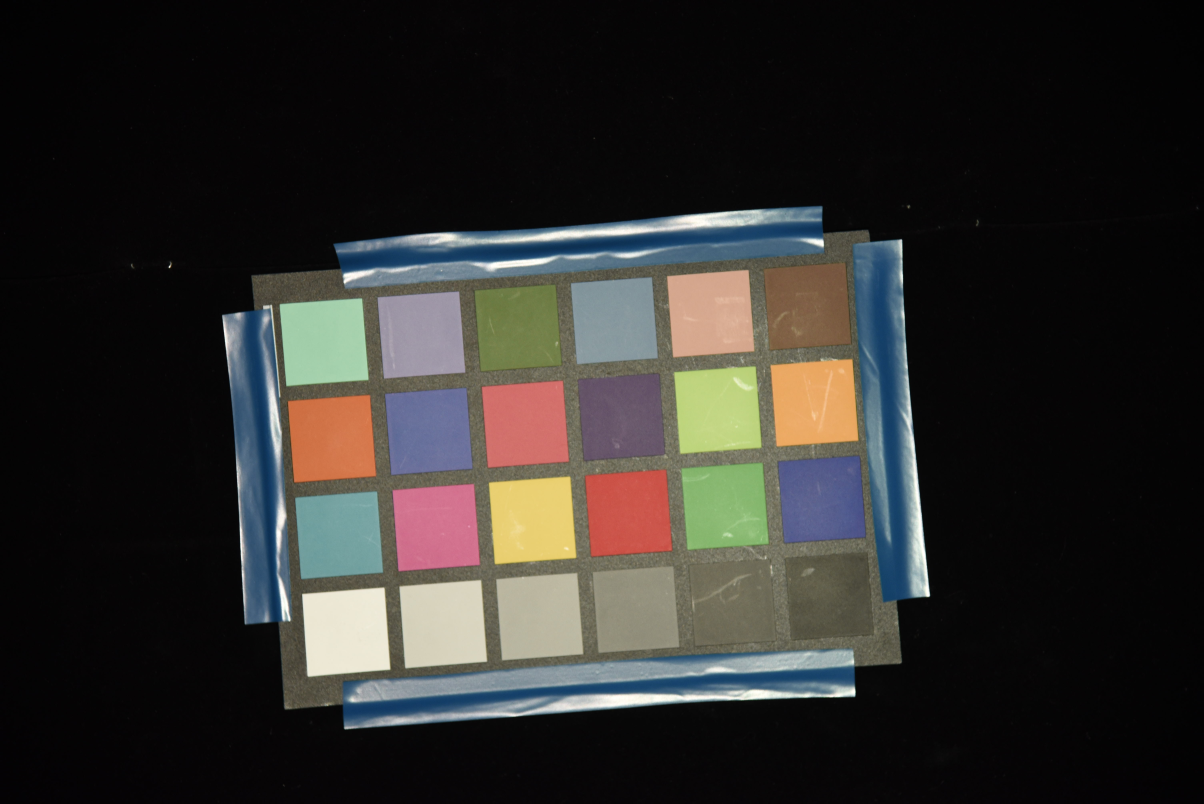
#> input picture extract.JPG, 6016 x 4016 px (shown at 1/5 size)
$ jupyter execute --allow-errors sample.ipynb   (older library calls are emulated)
#> lines starting #> are read from the running program, lines starting #| are printed output that depends on the picture; after the words box and inside, x2 and y2 are one past the last pixel; in counts of white or black regions, pixels touching at a corner belong together
#> further down, img is the input picture: shape (4016, 6016, 3); mean B, G, R 42.6, 45.3, 46.7
### led_calibration.py
'''
LED property: light intensity/s *4 (RGBW)

Color Card Extraction

LED data analysis
'''

import numpy as np
import cv2
import rawpy
import exif
import math
from matplotlib import pyplot as plt


def ColorCardPosExtract(img, sample_scale=0.4, save=None, show=False):
    '''
    @img: a M*N*3 8-bit BGR img
    @sample_scale: get card value by taking average in width*sample_scale length square
    @save: save res as "save".npz
    @show: show mid steps when processing img

    @return: 3-dim array (center_x,center_y,square_width), start at bottom left, col first

    Canny get contour, find min-bounding rect, take average.
    '''
#> called with sample_scale = 0.4, save = 'extract', show = True

    (b, g, r) = cv2.split(img)
    sample_scale = sample_scale/2
    b_s = cv2.Canny(b, 20, 60)
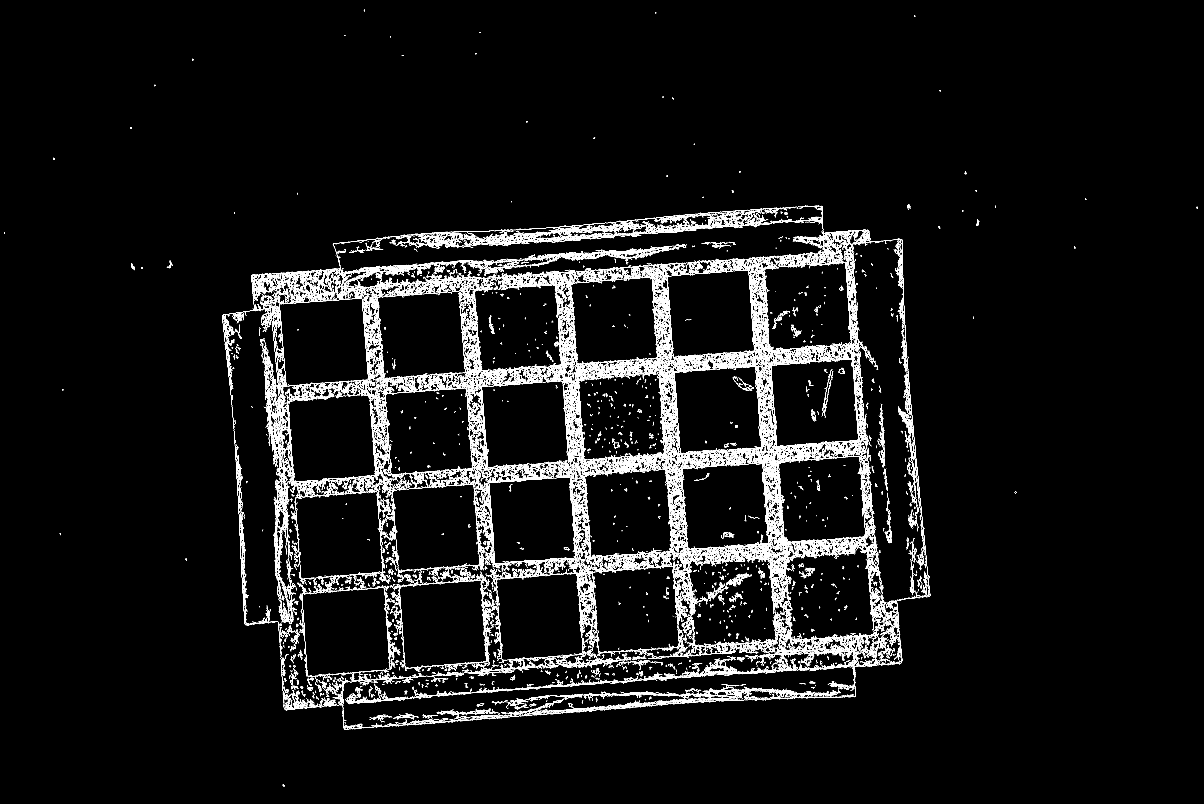
#> b_s: shape (4016, 6016) (shown at 1/5 size); 2.5% white in thin lines or dots
    g_s = cv2.Canny(g, 20, 60)
#> g_s: shape (4016, 6016); 2.4% white in thin lines or dots
    r_s = cv2.Canny(r, 20, 60)
#> r_s: shape (4016, 6016); 2.5% white in thin lines or dots
    res = cv2.add(b_s, g_s, r_s)
#> res: shape (4016, 6016); 3.3% white in thin lines or dots
    kernel = cv2.getStructuringElement(cv2.MORPH_RECT, (2, 2))
    dst = cv2.dilate(res, kernel)
#> dst: shape (4016, 6016); 6.7% white; 1545 white regions (500 under 20 px)

    contours, _ = cv2.findContours(dst, cv2.RETR_TREE, cv2.CHAIN_APPROX_SIMPLE)
#> contours = 48930 contours, 38960 with area under 20; largest, box (x1, y1, x2, y2) and area: (1110, 1028, 4652, 3649) 7903452, (1111, 1545, 4275, 3643) 690298, (4253, 1197, 4651, 3013) 393296, (1668, 1102, 4123, 1395) 308894, (1511, 2938, 1951, 3385) 169654

    for cnt in contours:
        if(cv2.contourArea(cnt) < 80000):
            cv2.fillConvexPoly(dst, cnt, 0)
#> this loop made 48930 passes
#> cnt on passes 2, 4, 7: [[1419, 3928], [1420, 3927], [1421, 3928], [1420, 3929]], [[1773, 3646], [1773, 3647], [1776, 3647], [1776, 3646]], [[1912, 3636], [1912, 3637], [1914, 3637], [1914, 3636]]
#> dst: shape (4016, 6016); 3.1% white in thin lines or dots, all inside (x1, y1, x2, y2) = (1110, 484, 5995, 3649)

    dst = 255-dst
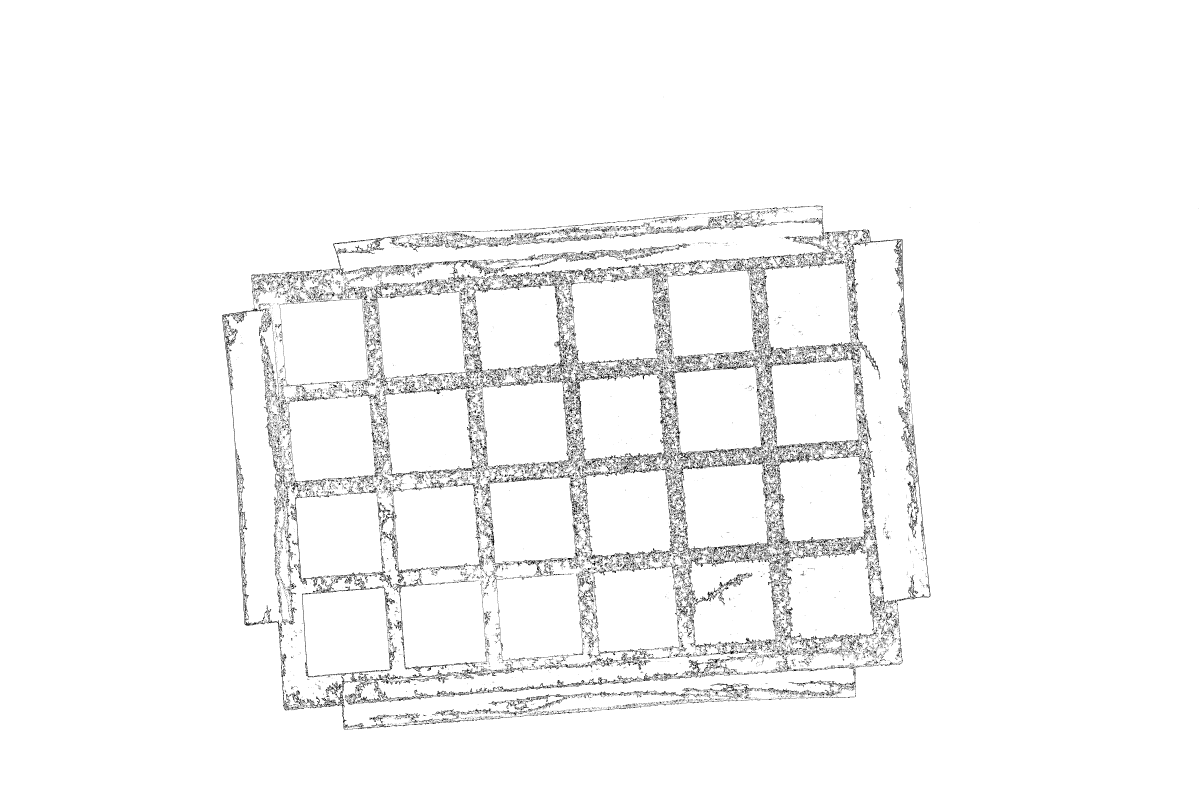
#> dst: shape (4016, 6016) (shown at 1/5 size); 96.9% white; black in thin lines or dots, all inside (x1, y1, x2, y2) = (1110, 484, 5995, 3649)

    for cnt in contours:
        if(cv2.contourArea(cnt) < 20000):
            cv2.fillConvexPoly(dst, cnt, 0)
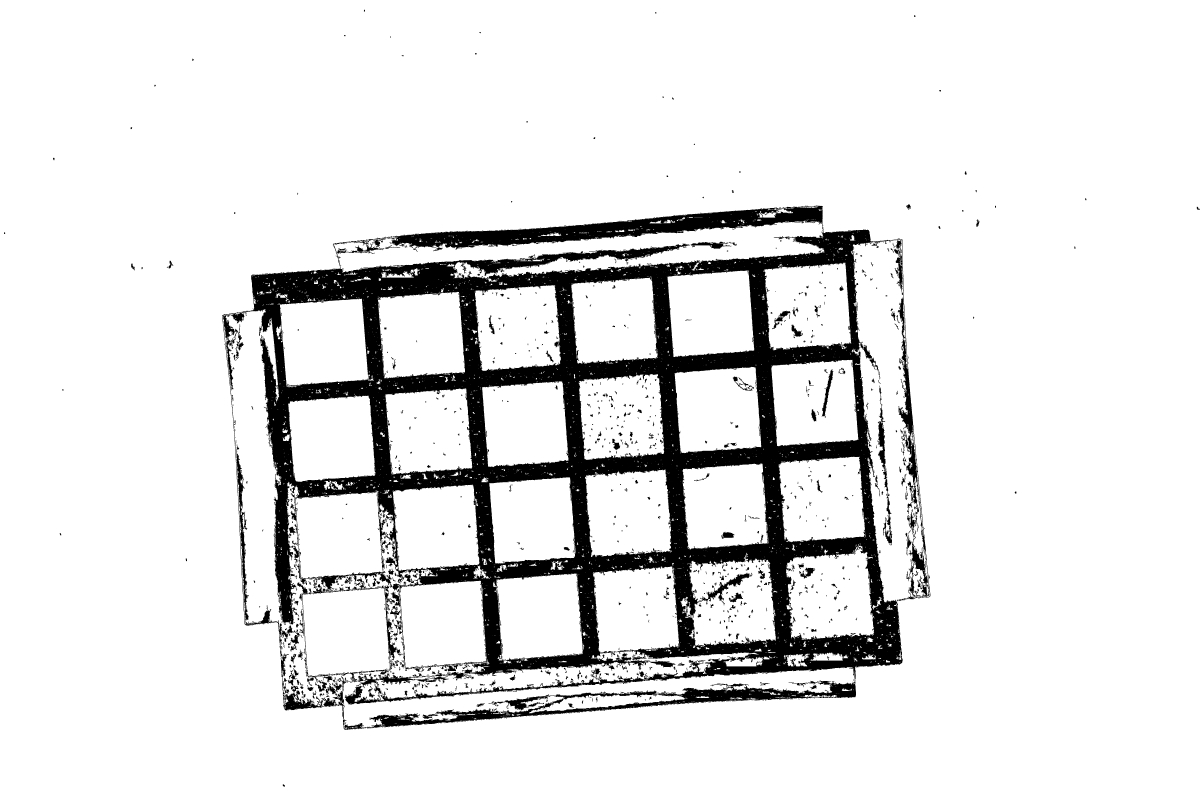
#> dst: shape (4016, 6016) (shown at 1/5 size); 89.5% white; 1323 black regions (422 under 20 px), largest, box (x1, y1, x2, y2) and area: (1110, 1028, 4652, 3649) 2396091, (4389, 1928, 4461, 2727) 10999, (4543, 2690, 4640, 2981) 6694

    squares = []
    count = 0
    for cnt in contours:
        area = cv2.contourArea(cnt)
        if area > 80000 and area < 250000:
            rect = cv2.minAreaRect(cnt)
            w, h = rect[1]
            if abs(w/h) > 1.5 or abs(h/w) > 1.5:
                continue
            box = cv2.boxPoints(rect)
            box = np.int0(box)

            count += 1
            center = np.int0(rect[0])

            squares.append([center[0], center[1], w*sample_scale])
            cv2.putText(img, str(count), (center[0], center[1]),
                        cv2.FONT_HERSHEY_SIMPLEX, 5, (0, 255, 255), 20)
            cv2.drawContours(img, [box], 0, (0, 0, 255), 20)
#> this loop made 48930 passes
#> area on passes 1, 45: 68.5, 32.5
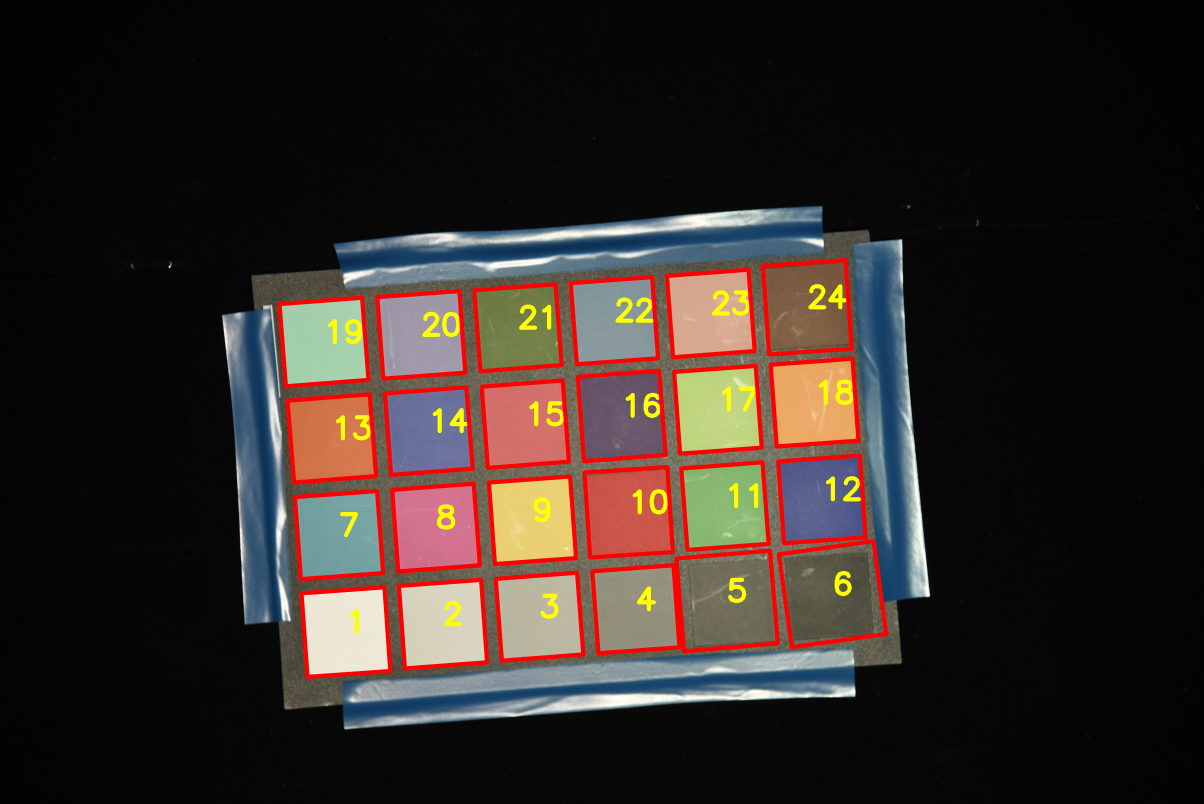
#> img: shape (4016, 6016, 3) (shown at 1/5 size); mean B, G, R 38.1, 42, 51.9
#> after the loop, count = 24; squares = 24 items, first 6: [1729, 3160, 83.09], [2214, 3120, 82.38], [2697, 3083, 81.65], [3179, 3046, 81.37], [3635, 3004, 93.96], [4163, 2970, 95.35]

    print(len(squares))
#| 24

    squares = np.array(squares)
#> squares = 24 rows, first 8: [1729, 3160, 83.09], [2214, 3120, 82.38], [2697, 3083, 81.65], [3179, 3046, 81.37], [3635, 3004, 93.96], [4163, 2970, 95.35], [1695, 2675, 82.39], [2180, 2637, 81.81]

    if save:
        try:
            np.save(save+".npy", squares)
        except:
            pass

    if show == True:
        img_show("Extract", img)
        #cv2.imshow("Extract Result", img)
        # cv2.waitKey(0)

    return squares


# [80 lines left out: functions ColorCardPosExtractClick, SquareAvg, ImgGetColorSquare, not called in this run]


def ReadRaw(path):
    '''
    @path: image path
    '''
    d = {}
    d["path"] = path
    f = rawpy.imread(path+".NEF")
    d['processed'] = f.postprocess(
        gamma=(1, 1), no_auto_bright=True, output_bps=16)
    f.close()
    with open(d["path"]+".JPG", 'rb') as f:
        d['exposure_time'] = exif.Image(f)['exposure_time']
    return d


# [8 lines left out: function ImageSet, not called in this run]


# image show in jupyternote book
def img_show(name, img, raw=False):
#> called with name = 'Extract', raw = False
    plt.figure(name)
    if not raw:
        plt.imshow(cv2.cvtColor(img, cv2.COLOR_BGR2RGB))
    plt.axis('off')
    plt.show()

### sample.ipynb
[cell 1]
import led_calibration as led_c
import numpy as np
import cv2
from matplotlib import pyplot as plt
from scipy.optimize import nnls

[cell 2]
#Get 24 Square Position
img=cv2.imread("extract.JPG")
squares=led_c.ColorCardPosExtract(img,save="extract",show=True)

[cell 3]
#Get LED Property
led_path=["data/R","data/G","data/B","data/W"]
A=np.zeros((72,4))
exp_t=[]
count=0
#> (the rest of this cell did not finish here and is left out)

    tar_res=led_c.ImgGetColorSquare(tar['processed'],squares)/tar['exposure_time']
    exp_t.append(tar['exposure_time'])
    print(tar['exposure_time'])
    A[:,count:count+1]=np.reshape(tar_res,(-1,1))
    count+=1

print(A.shape)

#> (a cell that did not finish here is left out)

tar_pos=np.load("data/tar.npy")
for i in tar_pos:
    i[2]=150
np.save("data/tar.npy",tar_pos)
tar_res=led_c.ImgGetColorSquare(img['processed'],tar_pos)
b=np.reshape(tar_res,(-1,1))
b=b[:,0]

#> (a cell that did not finish here is left out)
